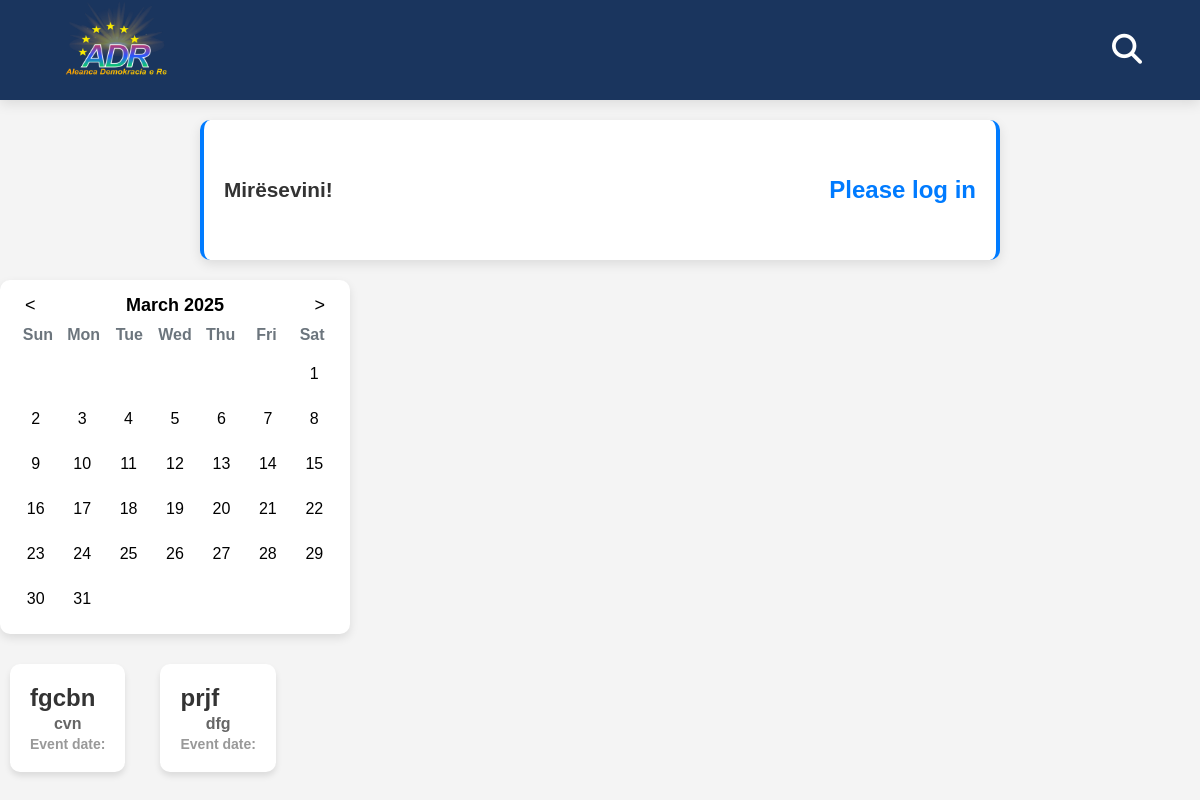
The page /axhenda-e-eventeve/ on the database as committed earlier.
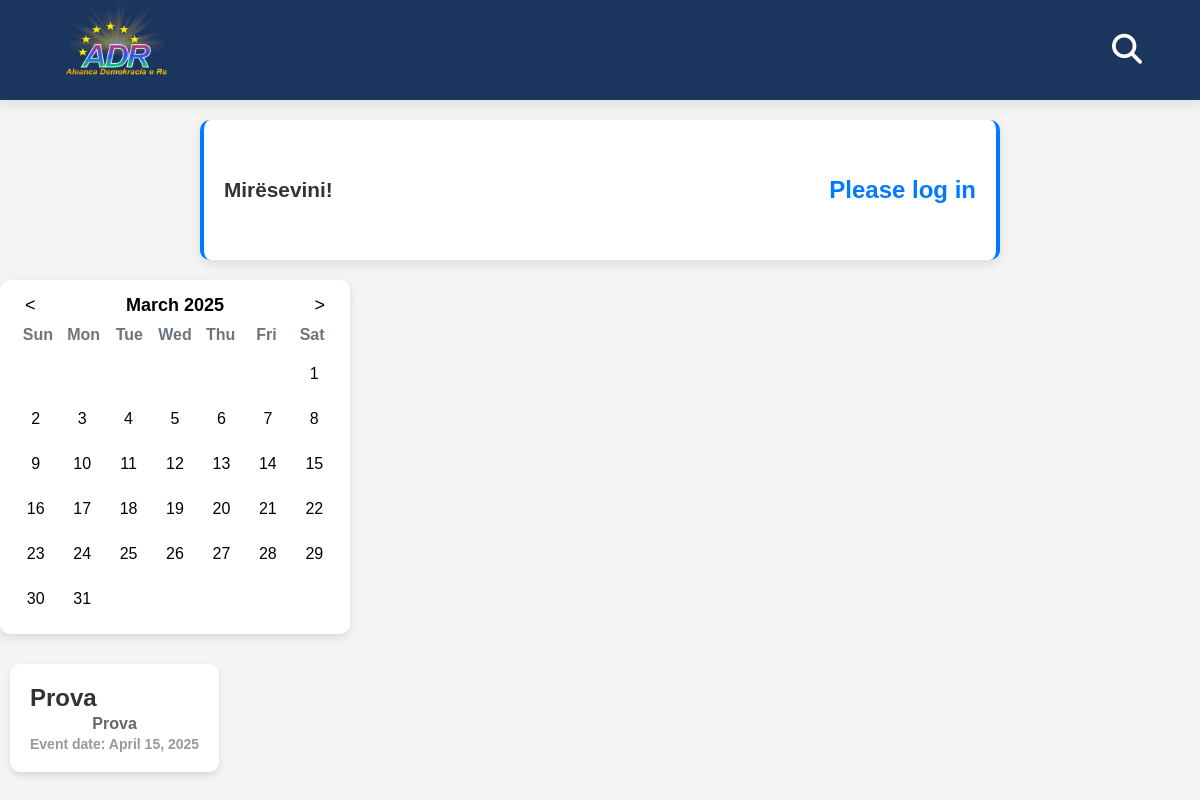
The same page on the database as committed later.
### adrApp/models.py (models this page shows, shortened)
class Event(models.Model):
    title = models.CharField(max_length=200)
    text = models.TextField()
    event_date = models.DateField(null=True,blank=True)
    date_created = models.DateTimeField(auto_now_add=True)
    class Meta:
        ordering = ['-date_created']

### adrApp/views.py (the view)
# urls.py: path("axhenda-e-eventeve/",views.axhendaeventeve,name="axhendaeventeve"),
def axhendaeventeve(request):
    user = None
    if 'user_id' in request.session:
        try:
            user = Anetaret.objects.get(id=request.session['user_id'])
        except Anetaret.DoesNotExist:
            pass  # Handle missing user gracefully
    selected_date = request.GET.get('date', None)
    if selected_date:
        try:
            selected_date = datetime.strptime(selected_date, "%Y-%m-%d").date()
            events = Event.objects.filter(event_date=selected_date)
        except ValueError:
            events = Event.objects.all()  # If the date is invalid, show all events
    else:
        events = Event.objects.all()  # Show all events if no date is selected
    context = {
        "user": user,
        "events": events,
    }
    return render(request, "axhenda_e_eventeve.html", context)

### adrApp/templates/axhenda_e_eventeve.html (shortened to what this page needs)
<!DOCTYPE html>
{% extends 'base/index.html' %}
{% load static %}
{% block content %}
<section class="axhendaevente">
    <div class="container">
        <div class="calendar-container mb-4 text-center">
            <div id="calendar" class="calendar">
                <div class="calendar-header">
                    <button class="prev-month" onclick="navigateMonth(-1)">&#60;</button>
                    <span id="month-year" class="month-year"></span>
                    <button class="next-month" onclick="navigateMonth(1)">&#62;</button>
                </div>
                <div class="calendar-days">
                    <div class="calendar-weekdays">
                        <span>Sun</span><span>Mon</span><span>Tue</span><span>Wed</span><span>Thu</span><span>Fri</span><span>Sat</span>
                    </div>
                    <div class="calendar-days-grid" id="days-grid">
                    </div>
                </div>
            </div>
        </div>
        <div class="row">
            {% for event in events %}
                <div class="col-12 col-sm-6 col-md-4 mb-4">
                    <div class="card shadow-sm border-0 rounded-lg">
                        <div class="card-body">
                            <h5 class="card-title text-primary">{{ event.title }}</h5>
                            <p class="card-text text-muted">{{ event.text|truncatewords:30 }}</p>
                            <p class="card-footer text-muted text-right mb-0">Event date: {{ event.event_date|date:"F d, Y" }}</p>
                        </div>
                    </div>
                </div>
            {% endfor %}
        </div>
    </div>
</section>
{% endblock content %}

Rows that differ between the two databases and show on the page:
removed Event: title "fgcbn", text "cvn"
removed Event: title "prjf", text "dfg"
added Event: title "Prova", text "Prova", event_date "April 15, 2025"
